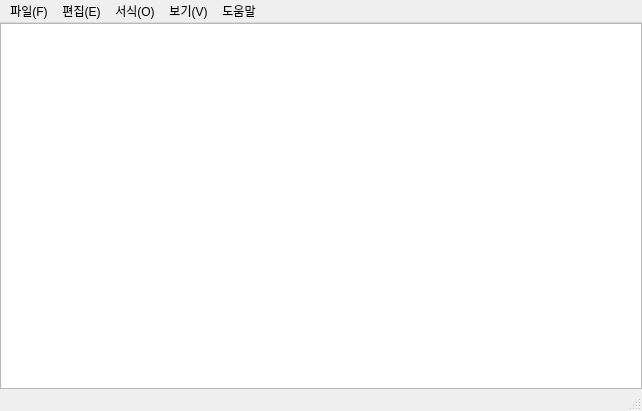
<?xml version="1.0" encoding="UTF-8"?>
<ui version="4.0">
 <class>MainWindow</class>
 <widget class="QMainWindow" name="MainWindow">
  <property name="geometry">
   <rect>
    <x>0</x>
    <y>0</y>
    <width>642</width>
    <height>411</height>
   </rect>
  </property>
  <property name="windowTitle">
   <string>MainWindow</string>
  </property>
  <widget class="QWidget" name="centralwidget">
   <layout class="QGridLayout" name="gridLayout">
    <property name="leftMargin">
     <number>0</number>
    </property>
    <property name="topMargin">
     <number>0</number>
    </property>
    <property name="rightMargin">
     <number>0</number>
    </property>
    <property name="bottomMargin">
     <number>0</number>
    </property>
    <item row="0" column="0">
     <layout class="QGridLayout" name="gridLayout_2">
      <item row="0" column="0">
       <widget class="QPlainTextEdit" name="plainTextEdit"/>
      </item>
     </layout>
    </item>
   </layout>
  </widget>
  <widget class="QMenuBar" name="menubar">
   <property name="geometry">
    <rect>
     <x>0</x>
     <y>0</y>
     <width>642</width>
     <height>31</height>
    </rect>
   </property>
   <widget class="QMenu" name="menu_file">
    <property name="contextMenuPolicy">
     <enum>Qt::ActionsContextMenu</enum>
    </property>
    <property name="title">
     <string>파일(F)</string>
    </property>
    <addaction name="action_open"/>
    <addaction name="action_save"/>
   </widget>
   <widget class="QMenu" name="menu_edit">
    <property name="title">
     <string>편집(E)</string>
    </property>
   </widget>
   <widget class="QMenu" name="menu_form">
    <property name="title">
     <string>서식(O)</string>
    </property>
   </widget>
   <widget class="QMenu" name="menu_view">
    <property name="title">
     <string>보기(V)</string>
    </property>
   </widget>
   <widget class="QMenu" name="menu_help">
    <property name="title">
     <string>도움말</string>
    </property>
   </widget>
   <addaction name="menu_file"/>
   <addaction name="menu_edit"/>
   <addaction name="menu_form"/>
   <addaction name="menu_view"/>
   <addaction name="menu_help"/>
  </widget>
  <widget class="QStatusBar" name="statusbar"/>
  <action name="action_open">
   <property name="text">
    <string>열기</string>
   </property>
   <property name="shortcut">
    <string>Ctrl+O</string>
   </property>
  </action>
  <action name="action_save">
   <property name="text">
    <string>저장</string>
   </property>
   <property name="shortcut">
    <string>Ctrl+S</string>
   </property>
  </action>
 </widget>
 <resources/>
 <connections/>
</ui>
